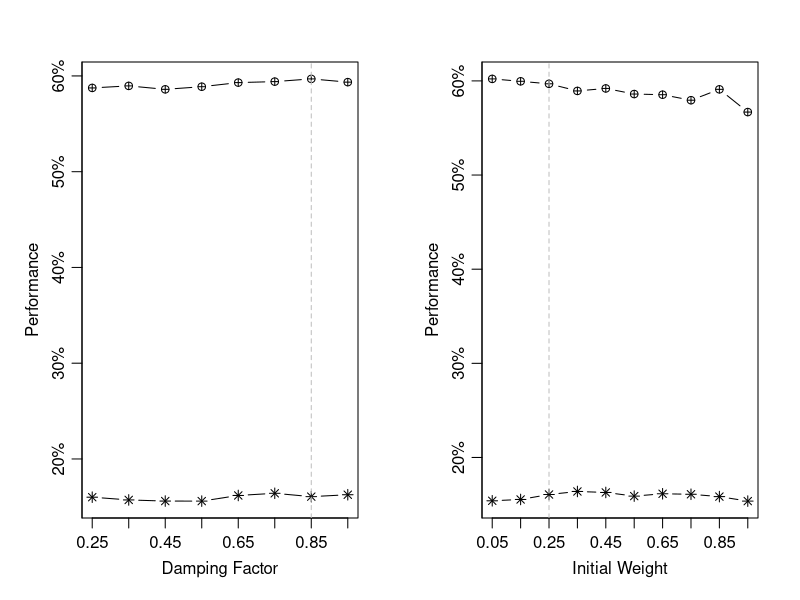

Write R code to recreate this figure.

d25=c(0.5874838369916154, 0.160081918465432, 0.19221436843833545)
d35=c(0.5895957918411736, 0.15721222519712988, 0.1869853859192102)
d45=c(0.5860005163906477, 0.15603117947944625, 0.18454836237200833)
d55=c(0.5887427233410462, 0.15597955869375554, 0.18529634418487764)
d65=c(0.5930417773362596, 0.16187755036253965, 0.1906744657697358)
d75=c(0.5940635233750208, 0.1641378074464993, 0.19342613811773637)
d85=c(0.5969108421557376, 0.16064393120363626, 0.19370371300299905)
d95=c(0.5935276621773947, 0.16263868823911196, 0.1946237318624143)

combined=cbind(d25, d35, d45, d55, d65, d75, d85, d95)

acc=combined[1,]
map=combined[2,]
mrr=combined[3,]

acc=acc*100
map=map*100

par(mgp=c(2,0.7,0), mfrow=c(1,2), mar=c(4.1,4.1,3.1,2.1))

damping=c("0.25","0.35","0.45","0.55","0.65","0.75","0.85","0.95")
plot(acc, type="b", pch=10, ylim=range(c(acc,map)), 
    yaxt="n", xaxt="n",  ylab="Performance", xlab="Damping Factor", lwd=1)

lines(map, type="b", pch=8, xaxt="n", yaxt="n", xlab="")

axis(2, at=x<-seq(0,100,by=10), labels=paste(x,"%",sep=""))
axis(1, at=x<-seq(1,8,by=1), labels=damping)

abline(v=7, lty=2, lwd=1, col="gray")


is5=c(0.6021455412194352, 0.15397579260782174, 0.1804964474868003)
is15=c(0.5995737955934844, 0.15537181693962493, 0.18717352387350747)
is25=c(0.5969108421557376, 0.16064393120363626, 0.19370371300299905)
is35=c(0.5893613739201975, 0.16385985056322167, 0.19682399222640157)
is45=c(0.5920069835906006, 0.1628247775724638, 0.19608744105356185)
is55=c(0.586052291035276, 0.15894867675981864, 0.19053228219627402)
is65=c(0.5853464083045998, 0.16141475031904523, 0.19647410684207067)
is75=c(0.5794932981187235, 0.1609019897877117, 0.19375068035444007)
is85=c(0.5910466845718425, 0.15840838841138652, 0.19013018178805438)
is95=c(0.5668993180022592, 0.15362434816822462, 0.18735113248844357)

combinedIs=cbind(is5, is15, is25, is35, is45, is55, is65, is75, is85, is95)

accIs=combinedIs[1,]
mapIs=combinedIs[2,]
mrrIs=combinedIs[3,]

accIs=accIs*100
mapIs=mapIs*100

initScores=c("0.05","0.15","0.25","0.35","0.45","0.55","0.65","0.75","0.85","0.95")

plot(accIs, type="b", pch=10, ylim=range(c(accIs,mapIs)), xaxt="n",
     yaxt="n", ylab="Performance", xlab="Initial Weight", lwd=1)

lines(mapIs, type="b", pch=8, xaxt="n", yaxt="n", xlab="")
axis(2, at=x<-seq(0,100,by=10), labels=paste(x,"%",sep=""))
axis(1, at=x<-seq(1,10,by=1), labels=initScores)

abline(v=3, lty=2, lwd=1, col="gray")




